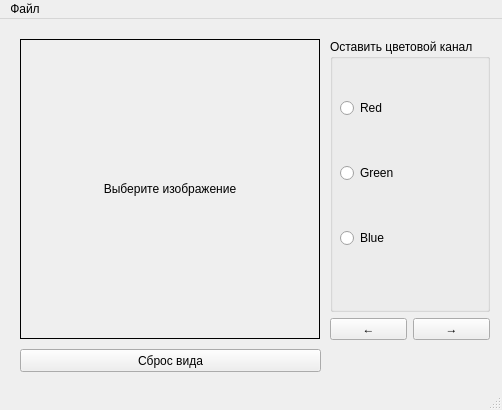
<?xml version="1.0" encoding="UTF-8"?>
<ui version="4.0">
 <class>MainWindow</class>
 <widget class="QMainWindow" name="MainWindow">
  <property name="geometry">
   <rect>
    <x>0</x>
    <y>0</y>
    <width>502</width>
    <height>410</height>
   </rect>
  </property>
  <property name="windowTitle">
   <string>MainWindow</string>
  </property>
  <widget class="QWidget" name="centralwidget">
   <widget class="QLabel" name="image">
    <property name="geometry">
     <rect>
      <x>20</x>
      <y>20</y>
      <width>300</width>
      <height>300</height>
     </rect>
    </property>
    <property name="frameShape">
     <enum>QFrame::Box</enum>
    </property>
    <property name="text">
     <string>Выберите изображение</string>
    </property>
    <property name="textFormat">
     <enum>Qt::PlainText</enum>
    </property>
    <property name="alignment">
     <set>Qt::AlignCenter</set>
    </property>
   </widget>
   <widget class="QPushButton" name="pushButton">
    <property name="geometry">
     <rect>
      <x>20</x>
      <y>330</y>
      <width>301</width>
      <height>23</height>
     </rect>
    </property>
    <property name="text">
     <string>Сброс вида</string>
    </property>
   </widget>
   <widget class="QWidget" name="">
    <property name="geometry">
     <rect>
      <x>330</x>
      <y>20</y>
      <width>160</width>
      <height>301</height>
     </rect>
    </property>
    <layout class="QVBoxLayout" name="verticalLayout_2" stretch="9,1">
     <item>
      <widget class="QGroupBox" name="groupBox">
       <property name="title">
        <string>Оставить цветовой канал</string>
       </property>
       <widget class="QWidget" name="">
        <property name="geometry">
         <rect>
          <x>10</x>
          <y>20</y>
          <width>111</width>
          <height>231</height>
         </rect>
        </property>
        <layout class="QVBoxLayout" name="verticalLayout">
         <item>
          <widget class="QRadioButton" name="radio_red">
           <property name="text">
            <string>Red</string>
           </property>
          </widget>
         </item>
         <item>
          <widget class="QRadioButton" name="radio_green">
           <property name="text">
            <string>Green</string>
           </property>
          </widget>
         </item>
         <item>
          <widget class="QRadioButton" name="radio_blue">
           <property name="text">
            <string>Blue</string>
           </property>
          </widget>
         </item>
        </layout>
       </widget>
      </widget>
     </item>
     <item>
      <layout class="QHBoxLayout" name="horizontalLayout">
       <item>
        <widget class="QPushButton" name="rotate_left">
         <property name="text">
          <string>←</string>
         </property>
        </widget>
       </item>
       <item>
        <widget class="QPushButton" name="rotate_right">
         <property name="text">
          <string>→</string>
         </property>
        </widget>
       </item>
      </layout>
     </item>
    </layout>
   </widget>
  </widget>
  <widget class="QMenuBar" name="menubar">
   <property name="geometry">
    <rect>
     <x>0</x>
     <y>0</y>
     <width>502</width>
     <height>21</height>
    </rect>
   </property>
   <widget class="QMenu" name="menu">
    <property name="title">
     <string>Файл</string>
    </property>
    <addaction name="open_file"/>
   </widget>
   <addaction name="menu"/>
  </widget>
  <widget class="QStatusBar" name="statusbar"/>
  <action name="open_file">
   <property name="text">
    <string>Открыть файл</string>
   </property>
  </action>
  <action name="saveas_file">
   <property name="text">
    <string>Сохранить как...</string>
   </property>
  </action>
  <action name="create_new">
   <property name="text">
    <string>Создать файл</string>
   </property>
  </action>
  <action name="save_file">
   <property name="text">
    <string>Сохранить файл</string>
   </property>
  </action>
 </widget>
 <resources/>
 <connections/>
</ui>
